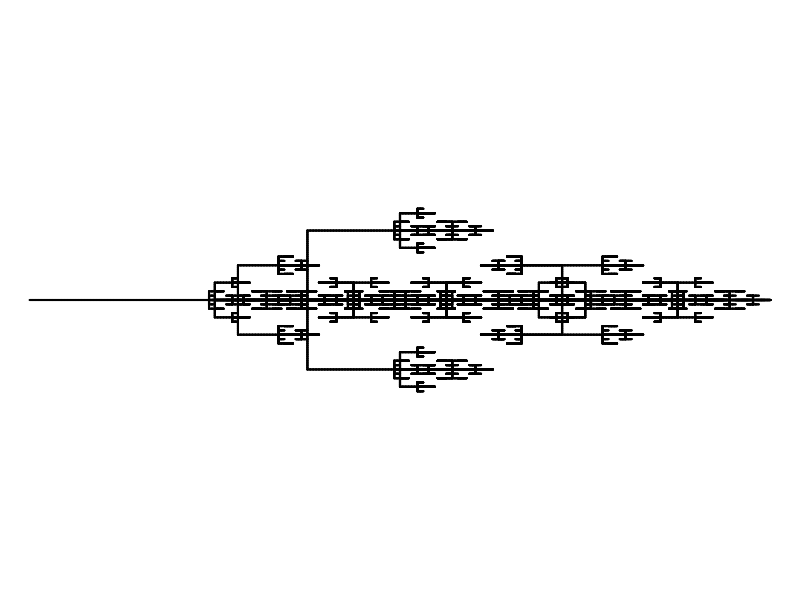

The R script that drew this image:
getstr = function(start,rules,n){
    st = start
    for(jj in 1:n){
        st2 = ""
        for(i in 1:nchar(st)){
            ch = substr(st,i,i)
            if(!is.null(rules[[ch]])){
                st2 = paste0(st2,rules[[ch]],collapse="")
            } else {
                st2 = paste0(st2,ch,collapse="")
            }
        }
        st = st2
    }
    return(st)
}
getxyc = function(string="AA+AA+AA+A+A",angle=pi/2,angle_initial=pi/2,col="black"){
    switch = 1
    d = angle_initial
    x = 0
    y = 0
    xl = c(x)
    yl = c(y)
    cols = numeric()
    dsave = numeric()
    xsave = numeric()
    ysave = numeric()
    for(i in 1:nchar(string)){
        ch = substr(string,i,i)
        cn = as.integer(charToRaw(ch))
        if(cn>=as.integer(charToRaw("A")) && cn<=as.integer(charToRaw("L"))){
            cols = c(cols,col)
            x = x+cos(d)
            y = y+sin(d)
            xl = c(xl,x)
            yl = c(yl,y)
        }
        if(cn>=as.integer(charToRaw("M")) && cn<=as.integer(charToRaw("Z"))){
            cols = c(cols,"NA")
            x = x+cos(d)
            y = y+sin(d)
            xl = c(xl,x)
            yl = c(yl,y)
        }
        if(cn==as.integer(charToRaw("["))){
            dsave = c(dsave,d)
            xsave = c(xsave,x)
            ysave = c(ysave,y)
        }
        if(cn==as.integer(charToRaw("]"))){
            cols = c(cols,"NA")
            x = xsave[length(xsave)]
            y = ysave[length(ysave)]
            d = dsave[length(dsave)]
            if(length(xsave)>1){
                xsave = xsave[1:(length(xsave)-1)]
                ysave = ysave[1:(length(ysave)-1)]
                dsave = dsave[1:(length(dsave)-1)]
            } else {
                xsave = numeric()
                ysave = numeric()
                dsave = numeric()
            }
            xl = c(xl,x)
            yl = c(yl,y)
        }
        if(cn==as.integer(charToRaw("-"))){
            d = d-angle*switch
        }
        if(cn==as.integer(charToRaw("+"))){
            d = d+angle*switch
        }
        if(cn==as.integer(charToRaw("."))){
            switch = switch*(-1)
        }
    }
    xwid = max(xl)-min(xl)
    ywid = max(yl)-min(yl)
    xmid = (max(xl)+min(xl))/2
    ymid = (max(yl)+min(yl))/2
    wid = max(c(xwid,ywid))
    x2 = (xl-xmid)/wid*2
    y2 = (yl-ymid)/wid*2
    return(list(x2,y2,cols))
}
makeplot = function(xyc,lwd=1){
    x = xyc[[1]]
    y = xyc[[2]]
    c = xyc[[3]]
    plot(0,0,"n",xlim=c(-1,1),ylim=c(-1,1),axes=F,ann=F)
    for(i in 2:length(x)){
        lines(c(x[i-1],x[i]),c(y[i-1],y[i]),col=c[i-1],lwd=lwd)
    }
}

g105= list("A",
           list("A"="CAA[--CAB][++CAB]",
                "B"="C[-CC-CA][+CC+CA]",
                "C"="CC"),
           6,
           90)

fn = paste0(g105[[1]],"_",paste0(names(g105[[2]]),"=",g105[[2]],collapse="_"),"_",g105[[3]],"_",g105[4],".png",collapse="")
# fn = "hi.png"
png(fn,400,400)

s = getstr(g105[[1]],g105[[2]],g105[[3]])
angle = g105[[4]]
xyc = getxyc(s,angle/180*pi,angle_initial=0/180*pi)
par(mar=c(0,0,0,0))
makeplot(xyc,lwd=2)
dev.off()
